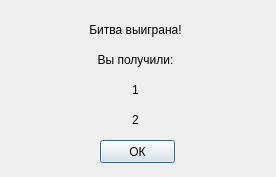
<?xml version="1.0" encoding="UTF-8"?>
<ui version="4.0">
 <class>BattleWonWindow</class>
 <widget class="QDialog" name="BattleWonWindow">
  <property name="geometry">
   <rect>
    <x>0</x>
    <y>0</y>
    <width>276</width>
    <height>177</height>
   </rect>
  </property>
  <property name="windowTitle">
   <string>Dialog</string>
  </property>
  <widget class="QLabel" name="label">
   <property name="geometry">
    <rect>
     <x>30</x>
     <y>20</y>
     <width>211</width>
     <height>20</height>
    </rect>
   </property>
   <property name="text">
    <string>Битва выиграна!</string>
   </property>
   <property name="alignment">
    <set>Qt::AlignCenter</set>
   </property>
  </widget>
  <widget class="QLabel" name="label_2">
   <property name="geometry">
    <rect>
     <x>30</x>
     <y>50</y>
     <width>211</width>
     <height>20</height>
    </rect>
   </property>
   <property name="text">
    <string>Вы получили:</string>
   </property>
   <property name="alignment">
    <set>Qt::AlignCenter</set>
   </property>
  </widget>
  <widget class="QLabel" name="item1">
   <property name="geometry">
    <rect>
     <x>30</x>
     <y>80</y>
     <width>211</width>
     <height>20</height>
    </rect>
   </property>
   <property name="text">
    <string>1</string>
   </property>
   <property name="alignment">
    <set>Qt::AlignCenter</set>
   </property>
  </widget>
  <widget class="QLabel" name="item2">
   <property name="geometry">
    <rect>
     <x>30</x>
     <y>110</y>
     <width>211</width>
     <height>20</height>
    </rect>
   </property>
   <property name="text">
    <string>2</string>
   </property>
   <property name="alignment">
    <set>Qt::AlignCenter</set>
   </property>
  </widget>
  <widget class="QPushButton" name="pushButton">
   <property name="geometry">
    <rect>
     <x>100</x>
     <y>140</y>
     <width>75</width>
     <height>23</height>
    </rect>
   </property>
   <property name="text">
    <string>ОК</string>
   </property>
  </widget>
 </widget>
 <resources/>
 <connections/>
</ui>
